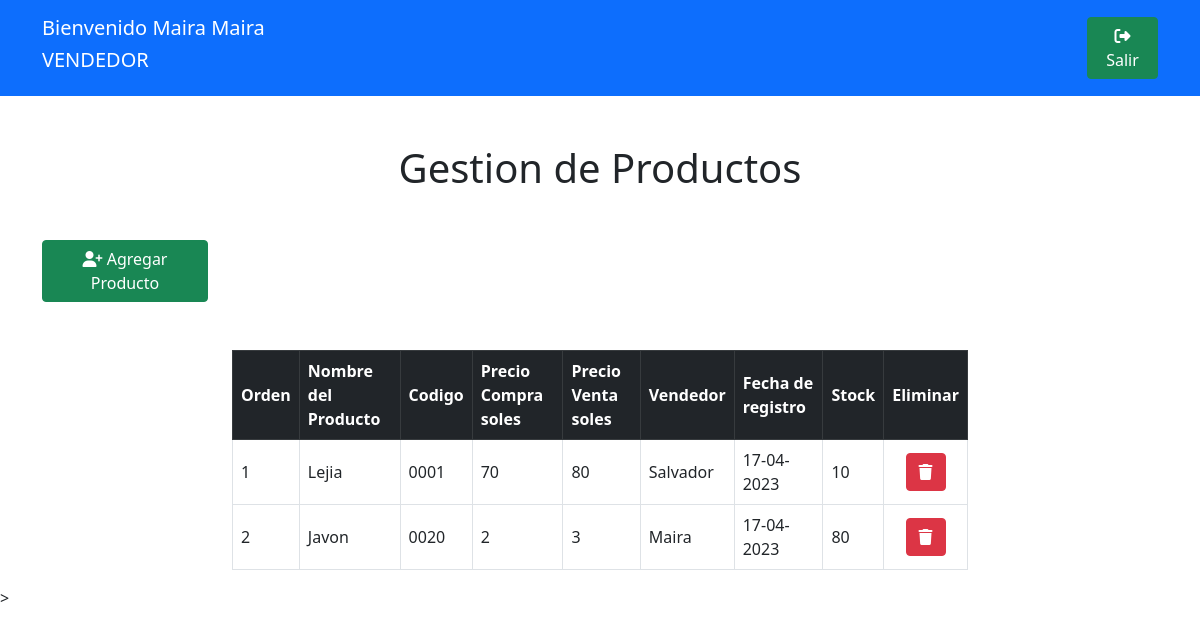
The app's page /gestionProductos (signed in) with its own data.
### gestion_tienda/models.py (models this page shows)
class datosUsuario(models.Model):
    user = models.OneToOneField(User, on_delete=models.CASCADE)
    rolUsuario = models.CharField(max_length=32, default='VENDEDOR')
    nroCelular = models.CharField(max_length=32, default='000000000')
    fechaIngreso = models.DateField(default=date.today)

class datosProducto(models.Model):
    vendedor = models.ForeignKey(User, on_delete=models.CASCADE)
    nameProducto = models.CharField(max_length=32, default='000000000')
    codigo = models.CharField(max_length=32, default='000000000')
    precioCompra = models.CharField(max_length=32, default='0')
    PrecioVenta = models.CharField(max_length=32, default='0')
    stockProducto = models.CharField(max_length=32, default='0')
    fechaventa = models.DateField(default=date.today)

### gestion_tienda/views.py (the view)
# urls.py: path('gestionProductos', views.gestionProductos, name='gestionProductos'),
@login_required(login_url="http://127.0.0.1:8000/")
def gestionProductos(request):
    return render(request, 'gestionProductos.html', {
        'productosTotales': datosProducto.objects.all().order_by('id')
    })

### gestion_tienda/templates/gestionProductos.html (shortened to what this page needs)
{% load static %}
<!DOCTYPE html>
<html>
    <head>
        <link href="https://cdn.jsdelivr.net/npm/bootstrap@5.0.2/dist/css/bootstrap.min.css" rel="stylesheet">
        <link rel="stylesheet" href="https://cdnjs.cloudflare.com/ajax/libs/font-awesome/6.4.0/css/all.min.css" />
    </head>
    <body>
        <div class="bg-primary">
            <div class="container">
                <div class="row justify-content-between align-items-center">
                    <div class="col-4 mt-3 mb-3 text-white">
                        <div class="row">
                            <h5>Bienvenido {{ user.first_name }} {{ user.last_name }}</h5>
                        </div>
                        <div class="row">
                            <h5>{{ user.datosusuario.rolUsuario }}</h5>
                        </div>
                    </div>
                    <div class="col-1">
                        <a class="btn btn-success" href="{% url 'gestion_tienda:cerrarSesion' %}"><i class="fa-solid fa-right-from-bracket"></i> Salir</a>
                    </div>
                </div>
            </div>
        </div>
        <div class="mt-5 text-center">
            <h1>Gestion de Productos</h5>
        </div>
        <div class="mt-5 container">
            <div class="row justify-content-between">
                <div class="col-2">
                    <button class="btn btn-success" data-bs-toggle="modal" data-bs-target="#nuevoProducto"><i class="fa-solid fa-user-plus"></i> Agregar Producto</button>
                </div>
            </div>
        </div>
        <div class="mt-5 container">
            <div class="row justify-content-center">
                <div class="col-8">
                    <table class="table table-bordered align-middle">
                        <thead class="table-dark align-middle">
                            <th>Orden</th>
                            <th>Nombre del Producto</th>
                            <th>Codigo</th>
                            <th>Precio Compra soles</th>
                            <th>Precio Venta soles</th>
                            <th>Vendedor</th>
                            <th>Fecha de registro</th>
                            <th>Stock</th>
                            <th>Eliminar</th>
                        </thead>
                        <tbody>
                            {% for producto in productosTotales %}
                                <tr>
                                    <td>{{ forloop.counter }}</td>
                                    <td>{{ producto.nameProducto }}</td>
                                    <td>{{ producto.codigo }}</td>
                                    <td>{{ producto.precioCompra }}</td>
                                    <td>{{ producto.PrecioVenta }}</td>
                                    <td>{{ producto.vendedor }}</td>
                                    <td>{{ producto.fechaventa|date:"d-m-Y" }}</td>
                                    <td>{{ producto.stockProducto }}</td>
                                    <td class="text-center"><a href="{% url 'gestion_tienda:eliminarProducto' producto.id %}" class="btn btn-danger"><i class="fa-solid fa-trash"></i></a></td>
                                </tr>
                            {% endfor %}
                        </tbody>
                    </table>
                </div>
            </div>
        </div>
    </body>
</html>

### records on screen
datosProducto: nameProducto "Lejia", codigo "0001", precioCompra "70", PrecioVenta "80", vendedor "Salvador", fechaventa "17-04-2023", stockProducto "10"
datosProducto: nameProducto "Javon", codigo "0020", precioCompra "2", PrecioVenta "3", vendedor "Maira", fechaventa "17-04-2023", stockProducto "80"

### other values on screen
{{ user.first_name }} "Maira"
{{ user.last_name }} "Maira"
{{ user.datosusuario.rolUsuario }} "VENDEDOR"
